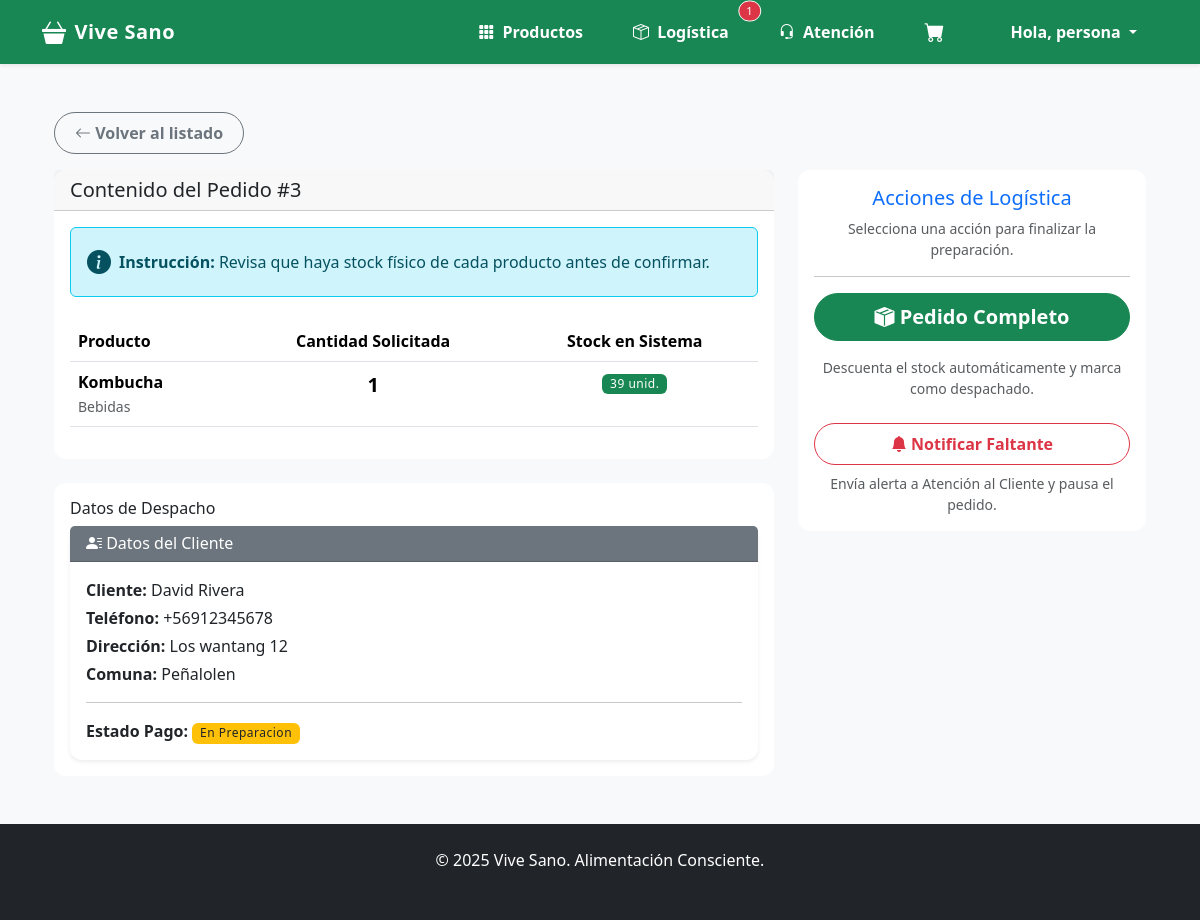
The page /gestion/logistica/preparar/3/ (signed in) on the database as committed earlier.
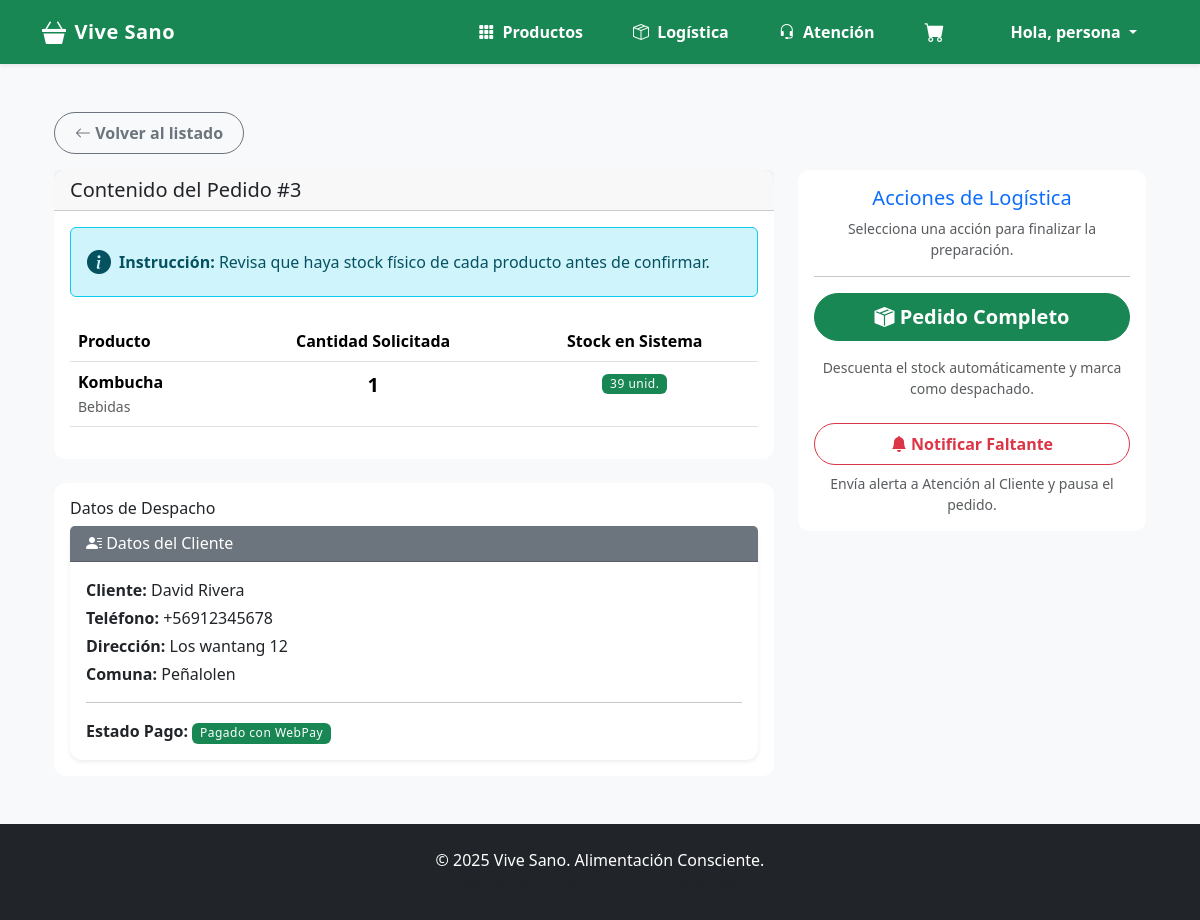
The same page on the database as committed later.
### gestion/models.py (models this page shows, shortened)
class Pedido(models.Model):
    ESTADO_CHOICES = [
        ('Pendiente', 'Pendiente'),
        ('En Preparacion', 'En Preparación'),
        ('En Espera Faltante', 'En espera por faltante'), # [cite: 339]
        ('Despachado', 'Despachado'),
        ('Entregado', 'Entregado'),
        ('Cancelado', 'Cancelado'),
    ]
    cliente = models.ForeignKey(Cliente, on_delete=models.SET_NULL, null=True, blank=True)
    fecha = models.DateTimeField(auto_now_add=True)
    total = models.DecimalField(max_digits=10, decimal_places=2, default=0.00)
    estado = models.CharField(max_length=20, choices=ESTADO_CHOICES, default='Pendiente')
    codigo_seguimiento = models.CharField(max_length=20, blank=True, null=True)

class Cliente(models.Model):
    user = models.OneToOneField(User, on_delete=models.CASCADE, null=True, blank=True)
    nombre = models.CharField(max_length=100)
    apellido = models.CharField(max_length=100)
    email = models.EmailField(unique=True)
    telefono = models.CharField(max_length=15, blank=True)
    direccion = models.CharField(max_length=255, blank=True)
    comuna = models.CharField(max_length=100, blank=True)
    codigo_postal = models.CharField(max_length=10, blank=True)

### gestion/views.py (the view)
    def wrapper(request, *args, **kwargs):
        if not request.user.is_authenticated:
            return redirect('core:login')
        if not request.user.is_staff:
            messages.error(request, "No tienes permisos para acceder a esa sección.")
            return redirect('core:home')
        return view_func(request, *args, **kwargs)

### core/context_processors.py (called while the page is built)
def contadores_globales(request):
    data = {
        'cant_logistica': 0,
        'cant_atencion': 0
    }
    if request.user.is_authenticated and request.user.is_staff:
        if request.user.groups.filter(name='Logistica').exists() or request.user.is_superuser:
            data['cant_logistica'] = Pedido.objects.filter(
                estado__in=['Pendiente', 'En Preparacion', 'Pagado (WebPay)']
            ).count()
        if request.user.groups.filter(name='Atencion al cliente').exists() or request.user.is_superuser:
            try:
                grupo_atencion = Group.objects.get(name='Atencion al cliente')
                data['cant_atencion'] = Notificacion.objects.filter(
                    destinatario_grupo=grupo_atencion
                ).exclude(estado__in=['LISTO', 'CANCELADO']).count()
            except Group.DoesNotExist:
                pass
    return data

### core/templatetags/auth_extras.py (called while the page is built)
@register.filter(name='has_group')
def has_group(user, group_name):
    try:
        group = Group.objects.get(name=group_name)
    except Group.DoesNotExist:
        return False
    return group in user.groups.all()

### gestion/templates/gestion/preparar_pedido.html (shortened to what the changed rows need)
{% extends 'base.html' %}
{% block content %}
<div class="container">
    <div class="row">
        <div class="col-md-8">
            <div class="card mb-4">
                <div class="card-header">
                    <h5 class="mb-0">Contenido del Pedido #{{ pedido.id }}</h5>
                </div>
                <div class="card-body">
                    <table class="table">
                        <thead>
                            <tr>
                                <th>Producto</th>
                                <th class="text-center">Cantidad Solicitada</th>
                                <th class="text-center">Stock en Sistema</th>
                            </tr>
                        </thead>
                    </table>
                </div>
            </div>
            <div class="card">
                <div class="card-body">
                    <div class="card shadow-sm">
                        <div class="card-body">
                            <p class="mb-1"><strong>Cliente:</strong> {{ pedido.cliente.nombre }} {{ pedido.cliente.apellido }}</p>
                            <p class="mb-1"><strong>Teléfono:</strong> {{ pedido.cliente.telefono }}</p>
                            <p class="mb-1"><strong>Dirección:</strong> {{ pedido.cliente.direccion }}</p>
                            <p class="mb-1"><strong>Comuna:</strong> {{ pedido.cliente.comuna }}</p>
                            <hr>
                            <p class="mb-0">
                            <strong>Estado Pago:</strong>
                            {% if 'WebPay' in pedido.estado %}
                                <span class="badge bg-success">Pagado con WebPay</span>
                            {% else %}
                                <span class="badge bg-warning text-dark">{{ pedido.estado }}</span>
                            {% endif %}
                            </p>
                        </div>
                    </div>
                </div>
            </div>
        </div>
    </div>
</div>
{% endblock %}

### templates/base.html (shortened to what this page needs)
{% load static %}
{% load auth_extras %} <!DOCTYPE html>
<html lang="es">
<head>
    <link href="https://cdn.jsdelivr.net/npm/bootstrap@5.3.2/dist/css/bootstrap.min.css" rel="stylesheet">
    <link rel="stylesheet" href="https://cdn.jsdelivr.net/npm/bootstrap-icons@1.11.3/font/bootstrap-icons.css">
    <link rel="stylesheet" href="https://cdn.jsdelivr.net/gh/lipis/flag-icons@6.6.6/css/flag-icons.min.css"/>
    <link rel="stylesheet" href="{% static 'css/styles.css' %}">
</head>
<body class="d-flex flex-column min-vh-100">
    <nav class="navbar navbar-expand-lg navbar-dark bg-success sticky-top shadow-sm">
      <div class="container">
        <a class="navbar-brand d-flex align-items-center" href="{% url 'core:home' %}">
            <i class="bi bi-basket3-fill me-2 fs-4"></i>
            <span>Vive Sano</span>
        </a>
        <div class="collapse navbar-collapse" id="navbarNav">
          <ul class="navbar-nav ms-auto align-items-center gap-2">
            <li class="nav-item">
                <a class="nav-link" href="{% url 'core:catalogo' %}">
                    <i class="bi bi-grid-3x3-gap-fill me-1"></i> Productos
                </a>
            </li>
            {% if user.is_staff %}
                {% if request.user|has_group:"Logistica" or user.is_superuser %}
                    <li class="nav-item position-relative">
                        <a class="nav-link" href="{% url 'dashboard_logistica' %}">
                            <i class="bi bi-box-seam me-1"></i> Logística
                        </a>
                        {% if cant_logistica > 0 %}
                        <span class="position-absolute top-0 start-100 translate-middle badge rounded-pill bg-danger border border-light" style="font-size: 0.7rem;">
                            {{ cant_logistica }}
                        </span>
                        {% endif %}
                    </li>
                {% endif %}
                {% if request.user|has_group:"Atencion al cliente" or user.is_superuser %}
                    <li class="nav-item position-relative">
                        <a class="nav-link" href="{% url 'dashboard_atencion' %}">
                            <i class="bi bi-headset me-1"></i> Atención
                        </a>
                    </li>
                {% endif %}
            {% endif %}
            <li class="nav-item position-relative me-2">
                <a href="{% url 'core:ver_carrito' %}" class="nav-link">
                    <i class="bi bi-cart-fill fs-5"></i>
                </a>
            </li>
            {% if user.is_authenticated %}
                <li class="nav-item dropdown ms-2">
                    <a class="nav-link dropdown-toggle" href="#" role="button" data-bs-toggle="dropdown">
                        Hola, {{ user.first_name|default:user.username }}
                    </a>
                </li>
            {% endif %}
          </ul>
        </div>
      </div>
    </nav>
    <main class="container my-5 flex-grow-1">
        {% block content %}{% endblock %}
    </main>
    <footer class="bg-dark text-white text-center py-4 mt-auto">
        <div class="container">
            <p class="mb-0">&copy; 2025 Vive Sano. Alimentación Consciente.</p>
            <small class="text-muted">Desarrollado para Evaluación de Software</small>
        </div>
    </footer>
</body>
</html>

Rows that differ between the two databases and show on the page:
changed Pedido "David": estado "En Preparacion" → (not shown)
Other text that changed with them:
{{ cant_logistica }}: "1" → (not shown)
text now shown: "Pagado con WebPay"
